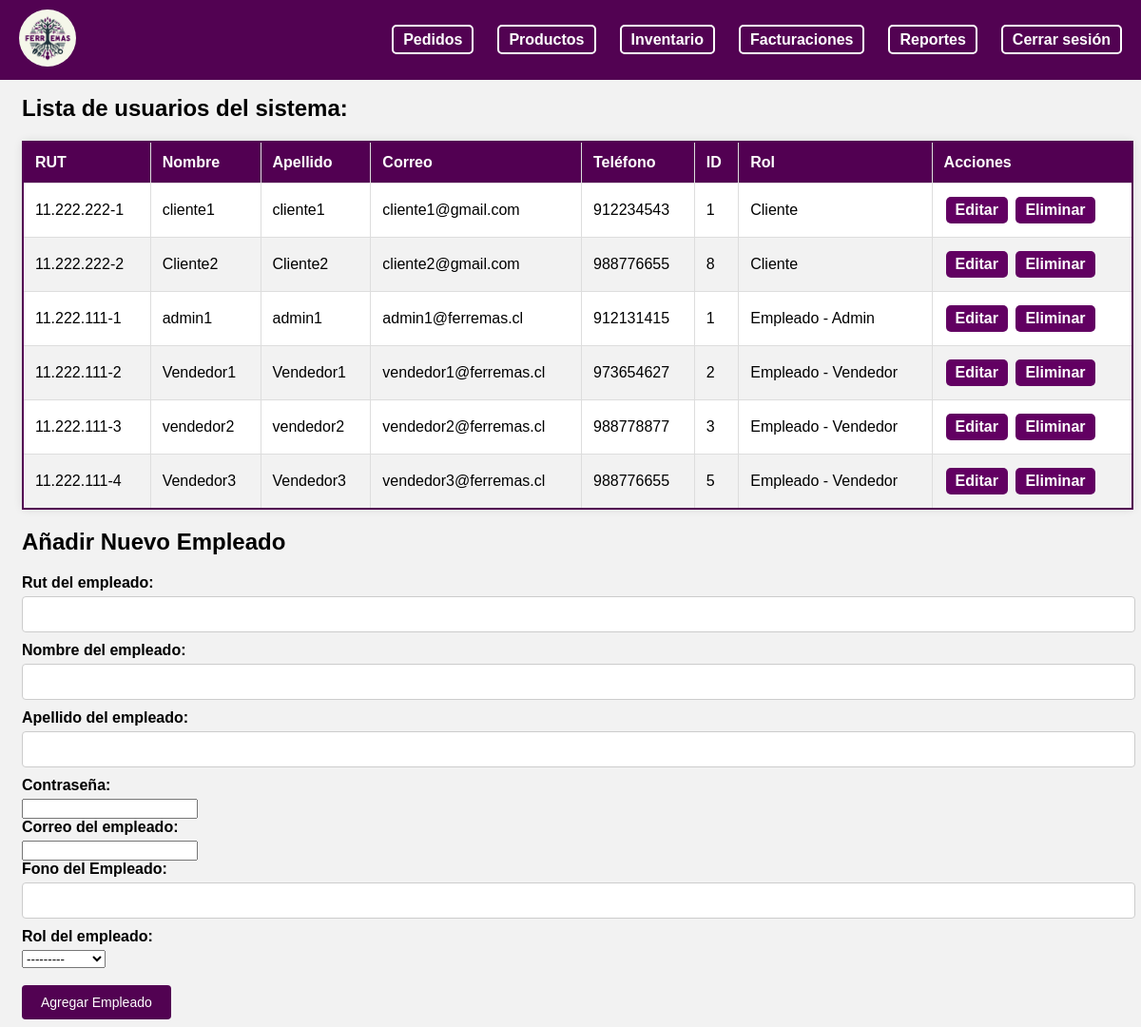
/adm_usuarios/ (signed in), run on the app's committed database.
### myapp/models.py (models this page shows, shortened)
class Cliente(models.Model):
    cli_id = models.AutoField(primary_key=True)
    cli_rut= models.CharField(max_length=12, null=False, unique=True)
    cli_name = models.CharField(max_length=15, null=False)
    cli_lastname = models.CharField(max_length=20, null=False)
    cli_password = models.CharField(max_length=20, null=False)
    cli_mail = models.EmailField(null=False)
    cli_fono = models.IntegerField(null=False)
    rol = models.ForeignKey(Rol, on_delete=models.CASCADE)

class Rol(models.Model):
    rol_id = models.CharField(max_length=3, primary_key=True)
    rol_description = models.CharField(max_length=12)
    def __str__(self):
        return self.rol_description

class Empleado(models.Model):
    emp_id = models.AutoField(primary_key=True)
    emp_rut= models.CharField(max_length=12, null=False, unique=True)
    emp_name = models.CharField(max_length=15, null=False)
    emp_lastname = models.CharField(max_length=20, null=False)
    emp_password = models.CharField(max_length=20, null=False)
    emp_mail = models.EmailField(null=False)
    emp_fono = models.IntegerField(null=False)
    rol = models.ForeignKey(Rol, on_delete=models.CASCADE)
    def __str__(self):
        return self.rol.rol_id +' - '+ self.emp_name +' '+ self.emp_lastname

### myapp/views.py (the view)
# urls.py: path('adm_usuarios/', views.adm_usuarios, name='adm_usuarios'),
def adm_usuarios(request):
    user_id = request.session.get('user_id')
    if not user_id:
        return redirect('home')
    try:
        empleado = Empleado.objects.get(emp_id=request.session['user_id'])
        print("Empleado ID from session:", request.session.get('user_id'))
        print("Empleado Profile for current user:", empleado)
    except Empleado.DoesNotExist:
        return JsonResponse({'error': 'Empleado no encontrado'})
    clientes = Cliente.objects.all()
    empleados = Empleado.objects.all()
    if request.method == 'POST':
        form = EmpleadoForm(request.POST, request.FILES)
        if form.is_valid():
            form.save()
            messages.success(request, 'Empleado añadido correctamente.')
            return redirect('adm_usuarios')
    else:
        form = EmpleadoForm()
    return render(request, 'empleado/admin/adm_usuarios.html', {'empleado': empleado, 'clientes': clientes, 'empleados': empleados, 'form': form})

### myapp/forms.py
class EmpleadoForm(forms.ModelForm):
    class Meta:
        model = Empleado
        fields = ['emp_rut', 'emp_name', 'emp_lastname', 'emp_password', 'emp_mail', 'emp_fono', 'rol']
        labels = {
            'emp_rut': 'Rut del empleado',
            'emp_name': 'Nombre del empleado',
            'emp_lastname': 'Apellido del empleado',
            'emp_password': 'Contraseña',
            'emp_mail': 'Correo del empleado',
            'emp_fono': 'Fono del Empleado',
            'rol': 'Rol del empleado',
        }
        widgets = {
            'emp_rut': forms.TextInput(attrs={'class': 'form-control'}),
            'emp_name': forms.TextInput(attrs={'class': 'form-control'}),
            'emp_lastname': forms.TextInput(attrs={'class': 'form-control'}),
            'emp_password': forms.PasswordInput(attrs={'class': 'form-control'}),
            'emp_mail': forms.EmailInput(attrs={'class': 'form-control'}),
            'emp_fono': forms.NumberInput(attrs={'class': 'form-control'}),
            'rol': forms.Select(attrs={'class': 'form-control'}),
        }

### myapp/templates/empleado/admin/adm_usuarios.html (shortened to what this page needs)
{% load static %}
<!DOCTYPE html>
<html lang="en">
<head>
    <link rel="stylesheet" href="{% static '/styles/nav.css' %}" />
    <link rel="stylesheet" href="{% static '/styles/empleado/admin/adm_usuarios.css' %}" />
    <link rel="stylesheet" href="{% static '/styles/form.css' %}" />
</head>
<body>
    <header>
        <nav>
            <div class="navbar">
            <div class="logo">
                <a href="/adm_home">
                <img src="{% static '/logo/LogoFerremas.png' %}" alt="Logo" />
                </a>
            </div>
            <div class="nav-items">
                <ul>
                    <li><a href="/adm_pedidos" id="pedidos-link"> Pedidos</a></li>
                    <li><a href="/adm_productos" id="productos-link"> Productos</a></li>
                    <li><a href="/adm_inventario" id="inventario-link"> Inventario</a></li>
                    <li><a href="#" id="facturaciones-link"> Facturaciones</a></li>
                    <li><a href="#" id="reportes-link"> Reportes</a></li>
                    <li><a href="/"> Cerrar sesión</a></li>
                </ul>
            </div>
            </div>
        </nav>
    </header>
    <div class="content" id="text1" style="margin-top: 100px; margin-left: 15px;">
        <h2>Lista de usuarios del sistema:</h2>
        <table class="user-table">
            <thead>
                <tr>
                    <th>RUT</th>
                    <th>Nombre</th>
                    <th>Apellido</th>
                    <th>Correo</th>
                    <th>Teléfono</th>
                    <th>ID</th>
                    <th>Rol</th>
                    <th>Acciones</th>
                </tr>
            </thead>
            <tbody>
                {% for cliente in clientes %}
                    <tr>
                        <td>{{ cliente.cli_rut }}</td>
                        <td>{{ cliente.cli_name }}</td>
                        <td>{{ cliente.cli_lastname }}</td>
                        <td>{{ cliente.cli_mail }}</td>
                        <td>{{ cliente.cli_fono }}</td>
                        <td>{{ cliente.cli_id }}</td>
                        <td>{{ cliente.rol }}</td>
                        <td>
                            <a href="{% url 'editar_cliente' cliente.cli_id %}">Editar</a>
                            <a href="{% url 'eliminar_cliente' cliente.cli_id %}">Eliminar</a>
                        </td>
                    </tr>
                {% endfor %}
                {% for emp in empleados %}
                    <tr>
                        <td>{{ emp.emp_rut }}</td>
                        <td>{{ emp.emp_name }}</td>
                        <td>{{ emp.emp_lastname }}</td>
                        <td>{{ emp.emp_mail }}</td>
                        <td>{{ emp.emp_fono }}</td>
                        <td>{{ emp.emp_id }}</td>
                        <td>Empleado - {{ emp.rol }}</td>
                        <td>
                            <a href="{% url 'editar_empleado' emp.emp_id %}">Editar</a>
                            <a href="{% url 'eliminar_empleado' emp.emp_id %}">Eliminar</a>
                        </td>
                    </tr>
                {% endfor %}
            </tbody>
        </table>
        <div>
        <h2> Añadir Nuevo Empleado</h2>
        <form method="post" enctype="multipart/form-data">
            <div class="form-group">
                {{ form.emp_rut.label_tag }}
                {{ form.emp_rut }}
            </div>
            <div class="form-group">
                {{ form.emp_name.label_tag }}
                {{ form.emp_name }}
            </div>
            <div class="form-group">
                {{ form.emp_lastname.label_tag }}
                {{ form.emp_lastname }}
            </div>
            <div class="form-group">
                {{ form.emp_password.label_tag }}
                {{ form.emp_password }}
            </div>
            <div class="form-group">
                {{ form.emp_mail.label_tag }}
                {{ form.emp_mail }}
            </div>
            <div class="form-group">
                {{ form.emp_fono.label_tag }}
                {{ form.emp_fono }}
            </div>
            <div class="form-group">
                {{ form.rol.label_tag }}
                {{ form.rol }}
            </div>
            <br>
            <button type="submit" class="btn btn-primary">Agregar Empleado</button>
        </form>
        </div>
    </div>
</body>
</html>

### myapp/static/styles/nav.css (style rules this page uses)
body { font-family: Arial, sans-serif; background-color: #f2f2f2; }
.navbar { position: fixed; top: 0; left: 0; width: 100%; background-color: rgb(82, 2, 82); font-family: "Arial", sans-serif; padding: 10px 20px; display: flex; justify-content: space-between; align-items: center; z-index: 1000; color: #fff; }
.logo img { width: 60px; border-radius: 50%; object-fit: cover; transition: transform 0.5s; }
.navbar .nav-items ul li a { color: white; text-decoration: none; font-size: 16px; padding: 5px 10px; border: 2px solid white; border-radius: 5px; transition: background-color 0.3s, color 0.3s; }
.nav-items ul { list-style: none; display: flex; padding-right: 15px; }
.nav-items ul li { margin-right: 25px; }
.nav-items a { text-decoration: none; color: #fff; font-weight: bold; }

### myapp/static/styles/empleado/admin/adm_usuarios.css (style rules this page uses)
body { font-family: Arial, sans-serif; background-color: #f2f2f2; }
h2 { margin-bottom: 20px; }
.user-table { width: 100%; border-collapse: collapse; border: 2px solid #520052; border-radius: 5px; box-shadow: 0 0 10px rgba(0, 0, 0, 0.1); background-color: #fff; }
.user-table th, .user-table td { border: 1px solid #ddd; padding: 12px; text-align: left; }
.user-table th { background-color: #520052; color: #fff; }
.user-table tbody tr:nth-child(even) { background-color: #f2f2f2; }
.user-table a { display: inline-block; padding: 5px 10px; margin: 2px; color: #fff; background-color: #620062; border: none; border-radius: 5px; text-decoration: none; font-weight: bold; text-align: center; }

### myapp/static/styles/form.css (style rules this page uses)
body { font-family: Arial, sans-serif; background-color: #f2f2f2; }
form label { display: block; margin-bottom: 5px; font-weight: bold; }
form input[type="text"], form input[type="number"], form textarea { width: calc(100% - 20px); padding: 10px; margin-bottom: 10px; border: 1px solid #ccc; border-radius: 4px; font-size: 14px; }
form button[type="submit"] { background-color: rgb(82, 2, 82); color: #fff; border: none; padding: 10px 20px; border-radius: 4px; cursor: pointer; font-size: 14px; transition: background-color 0.3s ease; }

### data on the page
Cliente: cli_rut "11.222.222-1", cli_name "cliente1", cli_lastname "cliente1", cli_mail "cliente1@gmail.com", cli_fono "912234543", cli_id "1", rol "Cliente"
Cliente: cli_rut "11.222.222-2", cli_name "Cliente2", cli_lastname "Cliente2", cli_mail "cliente2@gmail.com", cli_fono "988776655", cli_id "8", rol "Cliente"
Empleado: emp_rut "11.222.111-1", emp_name "admin1", emp_lastname "admin1", emp_mail "admin1@ferremas.cl", emp_fono "912131415", emp_id "1", rol "Admin"
Empleado: emp_rut "11.222.111-2", emp_name "Vendedor1", emp_lastname "Vendedor1", emp_mail "vendedor1@ferremas.cl", emp_fono "973654627", emp_id "2", rol "Vendedor"
Empleado: emp_rut "11.222.111-3", emp_name "vendedor2", emp_lastname "vendedor2", emp_mail "vendedor2@ferremas.cl", emp_fono "988778877", emp_id "3", rol "Vendedor"
Empleado: emp_rut "11.222.111-4", emp_name "Vendedor3", emp_lastname "Vendedor3", emp_mail "vendedor3@ferremas.cl", emp_fono "988776655", emp_id "5", rol "Vendedor"
Rol: rol "---------"
